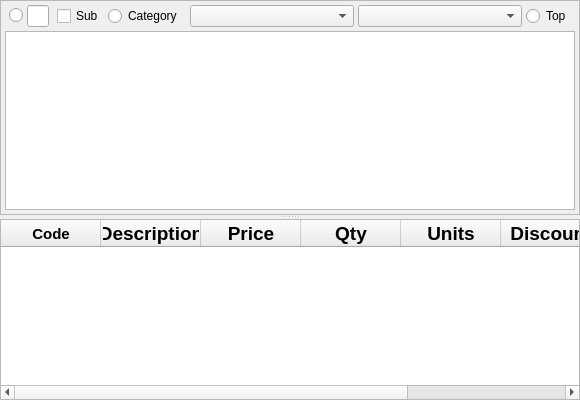
            <widget class="QSplitter" name="splitterGrid">
             <property name="sizePolicy">
              <sizepolicy hsizetype="Expanding" vsizetype="Expanding">
               <horstretch>0</horstretch>
               <verstretch>0</verstretch>
              </sizepolicy>
             </property>
             <property name="orientation">
              <enum>Qt::Vertical</enum>
             </property>
             <widget class="QFrame" name="frameGridView">
              <property name="sizePolicy">
               <sizepolicy hsizetype="Expanding" vsizetype="Expanding">
                <horstretch>0</horstretch>
                <verstretch>0</verstretch>
               </sizepolicy>
              </property>
              <property name="frameShape">
               <enum>QFrame::StyledPanel</enum>
              </property>
              <property name="frameShadow">
               <enum>QFrame::Raised</enum>
              </property>
              <layout class="QGridLayout">
               <property name="leftMargin">
                <number>4</number>
               </property>
               <property name="topMargin">
                <number>4</number>
               </property>
               <property name="rightMargin">
                <number>4</number>
               </property>
               <property name="bottomMargin">
                <number>4</number>
               </property>
               <property name="spacing">
                <number>4</number>
               </property>
               <item row="0" column="5">
                <widget class="QRadioButton" name="rbFilterByCategory">
                 <property name="text">
                  <string>Category</string>
                 </property>
                </widget>
               </item>
               <item row="0" column="2">
                <widget class="MibitLineEdit" name="editItemCode">
                 <property name="sizePolicy">
                  <sizepolicy hsizetype="Expanding" vsizetype="Fixed">
                   <horstretch>0</horstretch>
                   <verstretch>0</verstretch>
                  </sizepolicy>
                 </property>
                 <property name="minimumSize">
                  <size>
                   <width>0</width>
                   <height>0</height>
                  </size>
                 </property>
                 <property name="maximumSize">
                  <size>
                   <width>16777215</width>
                   <height>16777215</height>
                  </size>
                 </property>
                 <property name="frame">
                  <bool>true</bool>
                 </property>
                </widget>
               </item>
               <item row="0" column="1">
                <widget class="QRadioButton" name="rbFilterByDesc">
                 <property name="text">
                  <string/>
                 </property>
                </widget>
               </item>
               <item row="0" column="7">
                <widget class="QComboBox" name="comboFilterByCategory">
                 <property name="sizePolicy">
                  <sizepolicy hsizetype="Minimum" vsizetype="Fixed">
                   <horstretch>0</horstretch>
                   <verstretch>0</verstretch>
                  </sizepolicy>
                 </property>
                 <property name="minimumSize">
                  <size>
                   <width>164</width>
                   <height>0</height>
                  </size>
                 </property>
                 <property name="maximumSize">
                  <size>
                   <width>164</width>
                   <height>16777215</height>
                  </size>
                 </property>
                </widget>
               </item>
               <item row="5" column="0" colspan="11">
                <widget class="QListView" name="listView">
                 <property name="sizePolicy">
                  <sizepolicy hsizetype="Expanding" vsizetype="Expanding">
                   <horstretch>0</horstretch>
                   <verstretch>0</verstretch>
                  </sizepolicy>
                 </property>
                 <property name="minimumSize">
                  <size>
                   <width>0</width>
                   <height>0</height>
                  </size>
                 </property>
                 <property name="layoutDirection">
                  <enum>Qt::LeftToRight</enum>
                 </property>
                 <property name="autoScrollMargin">
                  <number>16</number>
                 </property>
                </widget>
               </item>
               <item row="0" column="4">
                <widget class="QCheckBox" name="rbFilterBySubCategory">
                 <property name="text">
                  <string>Sub</string>
                 </property>
                </widget>
               </item>
               <item row="0" column="9">
                <widget class="QRadioButton" name="rbFilterByPopularity">
                 <property name="text">
                  <string>Top</string>
                 </property>
                </widget>
               </item>
               <item row="0" column="8">
                <widget class="QComboBox" name="comboFilterBySubCategory">
                 <property name="sizePolicy">
                  <sizepolicy hsizetype="Minimum" vsizetype="Fixed">
                   <horstretch>0</horstretch>
                   <verstretch>0</verstretch>
                  </sizepolicy>
                 </property>
                 <property name="minimumSize">
                  <size>
                   <width>164</width>
                   <height>0</height>
                  </size>
                 </property>
                 <property name="maximumSize">
                  <size>
                   <width>164</width>
                   <height>16777215</height>
                  </size>
                 </property>
                </widget>
               </item>
              </layout>
             </widget>
             <widget class="QTableWidget" name="tableWidget">
              <property name="enabled">
               <bool>true</bool>
              </property>
              <property name="sizePolicy">
               <sizepolicy hsizetype="Expanding" vsizetype="Expanding">
                <horstretch>0</horstretch>
                <verstretch>0</verstretch>
               </sizepolicy>
              </property>
              <property name="minimumSize">
               <size>
                <width>0</width>
                <height>0</height>
               </size>
              </property>
              <property name="font">
               <font>
                <pointsize>14</pointsize>
                <weight>75</weight>
                <bold>true</bold>
               </font>
              </property>
              <property name="focusPolicy">
               <enum>Qt::NoFocus</enum>
              </property>
              <property name="styleSheet">
               <string notr="true"/>
              </property>
              <property name="frameShape">
               <enum>QFrame::StyledPanel</enum>
              </property>
              <property name="verticalScrollBarPolicy">
               <enum>Qt::ScrollBarAsNeeded</enum>
              </property>
              <property name="horizontalScrollBarPolicy">
               <enum>Qt::ScrollBarAlwaysOn</enum>
              </property>
              <property name="autoScroll">
               <bool>true</bool>
              </property>
              <property name="editTriggers">
               <set>QAbstractItemView::DoubleClicked</set>
              </property>
              <property name="tabKeyNavigation">
               <bool>false</bool>
              </property>
              <property name="showDropIndicator" stdset="0">
               <bool>false</bool>
              </property>
              <property name="dragDropOverwriteMode">
               <bool>false</bool>
              </property>
              <property name="alternatingRowColors">
               <bool>false</bool>
              </property>
              <property name="selectionMode">
               <enum>QAbstractItemView::SingleSelection</enum>
              </property>
              <property name="selectionBehavior">
               <enum>QAbstractItemView::SelectRows</enum>
              </property>
              <property name="showGrid">
               <bool>false</bool>
              </property>
              <property name="cornerButtonEnabled">
               <bool>false</bool>
              </property>
              <attribute name="horizontalHeaderDefaultSectionSize">
               <number>100</number>
              </attribute>
              <column>
               <property name="text">
                <string>Code</string>
               </property>
               <property name="font">
                <font>
                 <pointsize>11</pointsize>
                 <weight>75</weight>
                 <bold>true</bold>
                </font>
               </property>
              </column>
              <column>
               <property name="text">
                <string>Description</string>
               </property>
              </column>
              <column>
               <property name="text">
                <string>Price</string>
               </property>
              </column>
              <column>
               <property name="text">
                <string>Qty</string>
               </property>
              </column>
              <column>
               <property name="text">
                <string>Units</string>
               </property>
              </column>
              <column>
               <property name="text">
                <string>Discount</string>
               </property>
              </column>
              <column>
               <property name="text">
                <string>Total</string>
               </property>
              </column>
             </widget>
            </widget>
